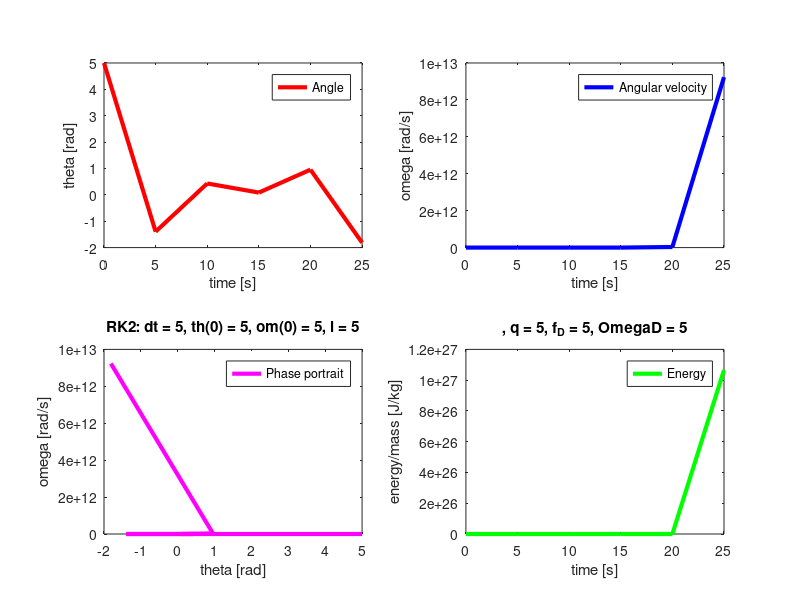

This figure's MATLAB source:
%
% RK2 calculation for the motion of a non-linear pendulum
%
% by Kevin Berwick, edited slightly by H. Nakanishi and D. Molnar
% based on 'Computational Physics' book by N Giordano and H Nakanishi,
% Section 3.1
%
clear all;
%
% Initialize physical parameters
% - ordinary pendulum
length = input('Length of pendulum [m]: ');
theta0 = input('Initial angle [rad]: ');
omega0 = input('initial angular velocity [rad/s]: ');
% - dissipation and driving force
q      = input('dissipation coefficient [1/s]: ');
fD     = input('driving coefficient [1/s^2]: ');
OmegaD = input('driving angular frequency [rad/s]: ');
%
g = 9.8;
Omega0sq = g / length;  % natural ang. frequency squared
%
% Initialize computational parameters
%
dt     = input('dt [s]: ');
nsteps = input('number of steps: ');
%
% Initialize arrays for time, angle, angular velocity
% and set initial conditions
%
time   = zeros(nsteps+1,1);
theta  = zeros(nsteps+1,1);
omega  = zeros(nsteps+1,1);
% we could track E, but it can be reconstructed at end from theta & omega
%energy = zeros(nsteps+1,1);
%
theta(1) = theta0;
omega(1) = omega0;
%energy(1) = 0.5 * length^2 * omega0^2 + g * length * (1 - cos(theta0));
%
% Loop over the timesteps using the RK2 approximaton
%
for i = 1:nsteps
  % RK2 half step
	omp = omega(i) + 0.5 * dt * ( - Omega0sq * sin(theta(i)) - q * omega(i) ...
		                            + fD * sin(OmegaD*time(i)) );
  thp = theta(i) + 0.5 * dt * omega(i);
	tp  = time(i)  + 0.5 * dt;
  % RK2 full step
	omega(i+1) = omega(i) + dt * ( - Omega0sq * sin(thp) - q * omp ...
                                 + fD * sin(OmegaD*tp) );
  th1 = theta(i) + omp * dt;
  % cut theta modulo 2pi, map to [-pi,pi] range, store constrained value
  % -> floor(x) returns highest integer that is <= x
  th1 = th1 - floor(th1 / (2*pi)) * 2*pi;
  if (th1 > pi)
    th1 = th1 - 2*pi;
  end;
  theta(i+1) = th1;
  %energy(step+1) = 0.5*length^2*omega(step+1)^2+g*length*(1-cos(theta(step+1)));
	time(i+1) = time(i) + dt;
end;
%
% Show results as a 2x2 array of plots
%
% reconstruct energy
energy = 0.5 * length^2 * omega.^2 + g * length * (1 - cos(theta));
% plots
subplot(2, 2, 1);
plot(time, theta, 'r', 'LineWidth', 3);
legend('Angle');
xlabel('time [s]');
ylabel('theta [rad]');
%
subplot(2, 2, 2);
plot(time, omega, 'b', 'LineWidth', 3);
legend('Angular velocity');
xlabel('time [s]');
ylabel('omega [rad/s]');
%
subplot(2, 2, 3);
plot(theta, omega, 'm', 'LineWidth', 3);
%plot(omega, energy, 'm', 'LineWidth', 3);
legend('Phase portrait');
xlabel('theta [rad]');
ylabel('omega [rad/s]');
title( ['RK2: dt = ', num2str(dt), ', th(0) = ', num2str(theta0), ...
        ', om(0) = ', num2str(omega0), ', l = ', num2str(length)] )
%
subplot(2, 2, 4);
plot(time, energy, 'g', 'LineWidth', 3);
legend('Energy');
%ylim([0,2*energy(1)]);
xlabel('time [s]');
ylabel('energy/mass [J/kg]');
title([', q = ', num2str(q), ', f_D = ', num2str(fD), ...
       ', OmegaD = ', num2str(OmegaD)])
